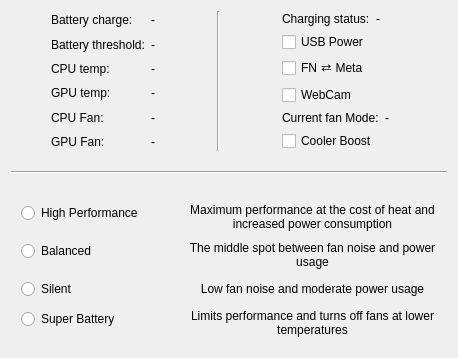
      <widget class="QWidget" name="overviewTab">
       <property name="maximumSize">
        <size>
         <width>16777215</width>
         <height>16777215</height>
        </size>
       </property>
       <attribute name="icon">
        <iconset theme="computer"/>
       </attribute>
       <attribute name="title">
        <string>Overview</string>
       </attribute>
       <layout class="QGridLayout" name="gridLayout_11">
        <item row="0" column="0">
         <layout class="QGridLayout" name="gridLayout_12">
          <item row="0" column="1">
           <layout class="QGridLayout" name="gridLayout_8">
            <item row="5" column="1">
             <widget class="QLabel" name="gpuFanLabel">
              <property name="text">
               <string>GPU Fan:</string>
              </property>
             </widget>
            </item>
            <item row="2" column="2">
             <widget class="QLabel" name="cpuTempValueLabel">
              <property name="text">
               <string notr="true">-</string>
              </property>
              <property name="alignment">
               <set>Qt::AlignmentFlag::AlignCenter</set>
              </property>
             </widget>
            </item>
            <item row="4" column="1">
             <widget class="QLabel" name="cpuFanLabel">
              <property name="text">
               <string>CPU Fan:</string>
              </property>
             </widget>
            </item>
            <item row="4" column="2">
             <widget class="QLabel" name="fan1ValueLabel">
              <property name="text">
               <string notr="true">-</string>
              </property>
              <property name="alignment">
               <set>Qt::AlignmentFlag::AlignCenter</set>
              </property>
             </widget>
            </item>
            <item row="0" column="2">
             <widget class="QLabel" name="BatteryChargeValueLabel">
              <property name="text">
               <string notr="true">-</string>
              </property>
              <property name="alignment">
               <set>Qt::AlignmentFlag::AlignCenter</set>
              </property>
             </widget>
            </item>
            <item row="1" column="1">
             <widget class="QLabel" name="batteryThresholdLabel">
              <property name="text">
               <string>Battery threshold:</string>
              </property>
             </widget>
            </item>
            <item row="1" column="2">
             <widget class="QLabel" name="batteryThresholdValueLabel">
              <property name="text">
               <string notr="true">-</string>
              </property>
              <property name="alignment">
               <set>Qt::AlignmentFlag::AlignCenter</set>
              </property>
             </widget>
            </item>
            <item row="2" column="1">
             <widget class="QLabel" name="cpuTempLabel">
              <property name="text">
               <string>CPU temp:</string>
              </property>
             </widget>
            </item>
            <item row="3" column="2">
             <widget class="QLabel" name="gpuTempValueLabel">
              <property name="text">
               <string notr="true">-</string>
              </property>
              <property name="alignment">
               <set>Qt::AlignmentFlag::AlignCenter</set>
              </property>
             </widget>
            </item>
            <item row="0" column="1">
             <widget class="QLabel" name="BatteryChargeLabel">
              <property name="text">
               <string>Battery charge:</string>
              </property>
             </widget>
            </item>
            <item row="5" column="2">
             <widget class="QLabel" name="fan2ValueLabel">
              <property name="text">
               <string notr="true">-</string>
              </property>
              <property name="alignment">
               <set>Qt::AlignmentFlag::AlignCenter</set>
              </property>
             </widget>
            </item>
            <item row="3" column="1">
             <widget class="QLabel" name="gpuTempLabel">
              <property name="text">
               <string>GPU temp:</string>
              </property>
             </widget>
            </item>
           </layout>
          </item>
          <item row="0" column="3">
           <widget class="Line" name="line_6">
            <property name="minimumSize">
             <size>
              <width>35</width>
              <height>0</height>
             </size>
            </property>
            <property name="frameShadow">
             <enum>QFrame::Shadow::Sunken</enum>
            </property>
            <property name="orientation">
             <enum>Qt::Orientation::Vertical</enum>
            </property>
           </widget>
          </item>
          <item row="0" column="6">
           <spacer name="horizontalSpacer_4">
            <property name="orientation">
             <enum>Qt::Orientation::Horizontal</enum>
            </property>
            <property name="sizeHint" stdset="0">
             <size>
              <width>58</width>
              <height>20</height>
             </size>
            </property>
           </spacer>
          </item>
          <item row="0" column="4">
           <spacer name="horizontalSpacer">
            <property name="orientation">
             <enum>Qt::Orientation::Horizontal</enum>
            </property>
            <property name="sizeHint" stdset="0">
             <size>
              <width>40</width>
              <height>20</height>
             </size>
            </property>
           </spacer>
          </item>
          <item row="0" column="2">
           <spacer name="horizontalSpacer_2">
            <property name="orientation">
             <enum>Qt::Orientation::Horizontal</enum>
            </property>
            <property name="sizeHint" stdset="0">
             <size>
              <width>40</width>
              <height>20</height>
             </size>
            </property>
           </spacer>
          </item>
          <item row="0" column="5">
           <layout class="QVBoxLayout" name="verticalLayout_2">
            <property name="topMargin">
             <number>1</number>
            </property>
            <item>
             <layout class="QHBoxLayout" name="horizontalLayout_5">
              <item>
               <widget class="QLabel" name="chargingStatusLabel">
                <property name="text">
                 <string>Charging status:</string>
                </property>
               </widget>
              </item>
              <item>
               <widget class="QLabel" name="chargingStatusValueLabel">
                <property name="text">
                 <string notr="true">-</string>
                </property>
                <property name="alignment">
                 <set>Qt::AlignmentFlag::AlignJustify|Qt::AlignmentFlag::AlignVCenter</set>
                </property>
               </widget>
              </item>
             </layout>
            </item>
            <item>
             <widget class="QCheckBox" name="usbPowerShareCheckBox">
              <property name="text">
               <string>USB Power</string>
              </property>
             </widget>
            </item>
            <item>
             <widget class="QCheckBox" name="fnSuperSwapCheckBox">
              <property name="toolTip">
               <string>Swap FN and Super buttons</string>
              </property>
              <property name="text">
               <string>FN ⇄ Meta</string>
              </property>
             </widget>
            </item>
            <item>
             <widget class="QCheckBox" name="webCamCheckBox">
              <property name="text">
               <string>WebCam</string>
              </property>
             </widget>
            </item>
            <item>
             <layout class="QHBoxLayout" name="horizontalLayout_2">
              <item>
               <widget class="QLabel" name="label_19">
                <property name="enabled">
                 <bool>true</bool>
                </property>
                <property name="text">
                 <string>Current fan Mode:</string>
                </property>
               </widget>
              </item>
              <item>
               <widget class="QLabel" name="fanModeValueLabel">
                <property name="enabled">
                 <bool>true</bool>
                </property>
                <property name="text">
                 <string notr="true">-</string>
                </property>
                <property name="alignment">
                 <set>Qt::AlignmentFlag::AlignJustify|Qt::AlignmentFlag::AlignVCenter</set>
                </property>
               </widget>
              </item>
             </layout>
            </item>
            <item>
             <widget class="QCheckBox" name="coolerBoostCheckBox">
              <property name="minimumSize">
               <size>
                <width>0</width>
                <height>0</height>
               </size>
              </property>
              <property name="text">
               <string>Cooler Boost</string>
              </property>
             </widget>
            </item>
           </layout>
          </item>
          <item row="0" column="0">
           <spacer name="horizontalSpacer_5">
            <property name="orientation">
             <enum>Qt::Orientation::Horizontal</enum>
            </property>
            <property name="sizeHint" stdset="0">
             <size>
              <width>40</width>
              <height>20</height>
             </size>
            </property>
           </spacer>
          </item>
         </layout>
        </item>
        <item row="2" column="0">
         <widget class="QWidget" name="modeFormWidget" native="true">
          <layout class="QFormLayout" name="formLayout_5">
           <property name="fieldGrowthPolicy">
            <enum>QFormLayout::FieldGrowthPolicy::AllNonFixedFieldsGrow</enum>
           </property>
           <property name="rowWrapPolicy">
            <enum>QFormLayout::RowWrapPolicy::WrapLongRows</enum>
           </property>
           <property name="labelAlignment">
            <set>Qt::AlignmentFlag::AlignLeading|Qt::AlignmentFlag::AlignLeft|Qt::AlignmentFlag::AlignVCenter</set>
           </property>
           <property name="formAlignment">
            <set>Qt::AlignmentFlag::AlignHCenter|Qt::AlignmentFlag::AlignTop</set>
           </property>
           <property name="horizontalSpacing">
            <number>45</number>
           </property>
           <property name="verticalSpacing">
            <number>10</number>
           </property>
           <property name="leftMargin">
            <number>10</number>
           </property>
           <property name="topMargin">
            <number>10</number>
           </property>
           <property name="rightMargin">
            <number>10</number>
           </property>
           <property name="bottomMargin">
            <number>10</number>
           </property>
           <item row="0" column="0">
            <widget class="QRadioButton" name="highPerformanceModeRadioButton">
             <property name="toolTip">
              <string>This mode unlocks Advanced fan mode</string>
             </property>
             <property name="text">
              <string>High Performance</string>
             </property>
            </widget>
           </item>
           <item row="0" column="1">
            <widget class="QLabel" name="label_15">
             <property name="minimumSize">
              <size>
               <width>26</width>
               <height>0</height>
              </size>
             </property>
             <property name="text">
              <string>Maximum performance at the cost of heat and increased power consumption</string>
             </property>
             <property name="alignment">
              <set>Qt::AlignmentFlag::AlignCenter</set>
             </property>
             <property name="wordWrap">
              <bool>true</bool>
             </property>
            </widget>
           </item>
           <item row="1" column="0">
            <widget class="QRadioButton" name="balancedModeRadioButton">
             <property name="text">
              <string>Balanced</string>
             </property>
            </widget>
           </item>
           <item row="1" column="1">
            <widget class="QLabel" name="label_16">
             <property name="text">
              <string>The middle spot between fan noise and power usage</string>
             </property>
             <property name="alignment">
              <set>Qt::AlignmentFlag::AlignCenter</set>
             </property>
             <property name="wordWrap">
              <bool>true</bool>
             </property>
            </widget>
           </item>
           <item row="2" column="0">
            <widget class="QRadioButton" name="silentModeRadioButton">
             <property name="text">
              <string>Silent</string>
             </property>
            </widget>
           </item>
           <item row="2" column="1">
            <widget class="QLabel" name="label_17">
             <property name="text">
              <string>Low fan noise and moderate power usage</string>
             </property>
             <property name="alignment">
              <set>Qt::AlignmentFlag::AlignCenter</set>
             </property>
             <property name="wordWrap">
              <bool>true</bool>
             </property>
            </widget>
           </item>
           <item row="3" column="0">
            <widget class="QRadioButton" name="superBatteryModeRadioButton">
             <property name="text">
              <string>Super Battery</string>
             </property>
            </widget>
           </item>
           <item row="3" column="1">
            <widget class="QLabel" name="label_18">
             <property name="text">
              <string>Limits performance and turns off fans at lower temperatures</string>
             </property>
             <property name="alignment">
              <set>Qt::AlignmentFlag::AlignCenter</set>
             </property>
             <property name="wordWrap">
              <bool>true</bool>
             </property>
            </widget>
           </item>
          </layout>
         </widget>
        </item>
        <item row="1" column="0">
         <widget class="Line" name="line_4">
          <property name="sizePolicy">
           <sizepolicy hsizetype="Minimum" vsizetype="Fixed">
            <horstretch>0</horstretch>
            <verstretch>0</verstretch>
           </sizepolicy>
          </property>
          <property name="minimumSize">
           <size>
            <width>0</width>
            <height>30</height>
           </size>
          </property>
          <property name="frameShadow">
           <enum>QFrame::Shadow::Sunken</enum>
          </property>
          <property name="orientation">
           <enum>Qt::Orientation::Horizontal</enum>
          </property>
         </widget>
        </item>
       </layout>
      </widget>
